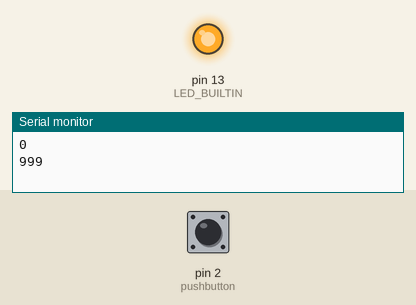
A sketch run on a simulated Arduino Uno, built with avr-gcc and run on an emulated ATmega328P. Shown: output pins drawn as LEDs (lit = HIGH), the last lines printed to the serial monitor. Dashed ring = blinking. The inputs (shaded band) are chosen by the test bench; at power-on: pin 2 (pushbutton) HIGH.

Above: at 1.2 s.
1.3 s: pin 2 (pushbutton) pulled LOW for 0.15 s
At 2.8 s:
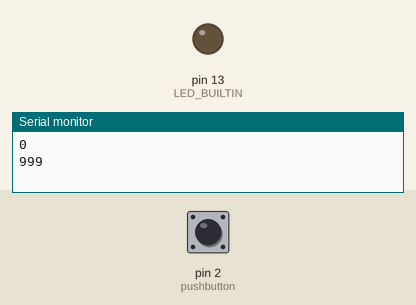
4.4 s: pin 2 (pushbutton) pulled LOW for 1 s
At 5.4 s:
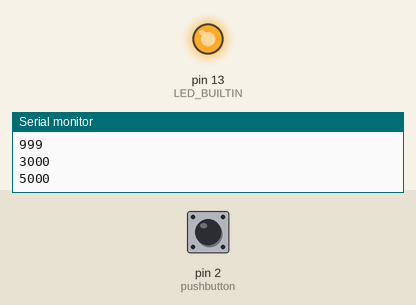
6.9 s: pin 2 (pushbutton) pulled LOW for 3.2 s
At 8.8 s:
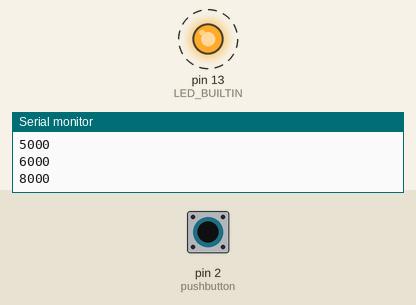
Timing chart, 0 to 19.1 s (numbered marks = the images above; inputs shaded):
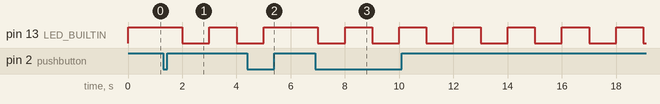

The sketch:

HW2_2.ino
```cpp
int pushbutton = 2;             // digital pin 2 has a pushbutton attached to it.
volatile bool state = false;    // defining state boolean as a global variable
volatile long t = 0;            // defining t as long to keep the time
int debouncingTime = 200;       // defining debouncing time as milliseconds
float f;

/****** Setup ******/
void setup() {

  // initialize serial communication at 9600 bits per second:
  Serial.begin(9600);

  // declaring pushButton pin as digital input
  pinMode (pushbutton, INPUT_PULLUP);

  // declaring led as digital output
  pinMode(LED_BUILTIN, OUTPUT);

  // declaring pin 2 as hardware interrupt
  attachInterrupt (digitalPinToInterrupt(2), buttonISR, FALLING);
}

/****** Main Loop ******/
void loop() {

  // get current time and print it
  f = millis();
  Serial.println (millis());
  digitalWrite(LED_BUILTIN, HIGH);
  delay (1000);                         // waiting for 1s
  if (state) {                          // checking state boolean. If true, then turn off the LED for 1s, if false, do nothing
  digitalWrite(LED_BUILTIN, LOW);       // turning LED off
  delay (1000);                         // waiting for 1s
  }

}


/****** ISR ******/
void buttonISR() {
  if (millis()-t>debouncingTime) {
    state=! state;                        // toggling state boolean in case button is pushed
    t = millis();
  }
}
```

Measured:
- after the input at 1.3 s, pin 13 (LED_BUILTIN): HIGH → LOW after 0.70 s, → HIGH 1.0 s later, → LOW 1.0 s later
- after the input at 4.4 s, pin 13 (LED_BUILTIN): goes on until 5.0 s, then stays HIGH
- after the input at 6.9 s, pin 13 (LED_BUILTIN): alternates HIGH for 1.0 s and LOW for 1.0 s, starting after 0.10 s
